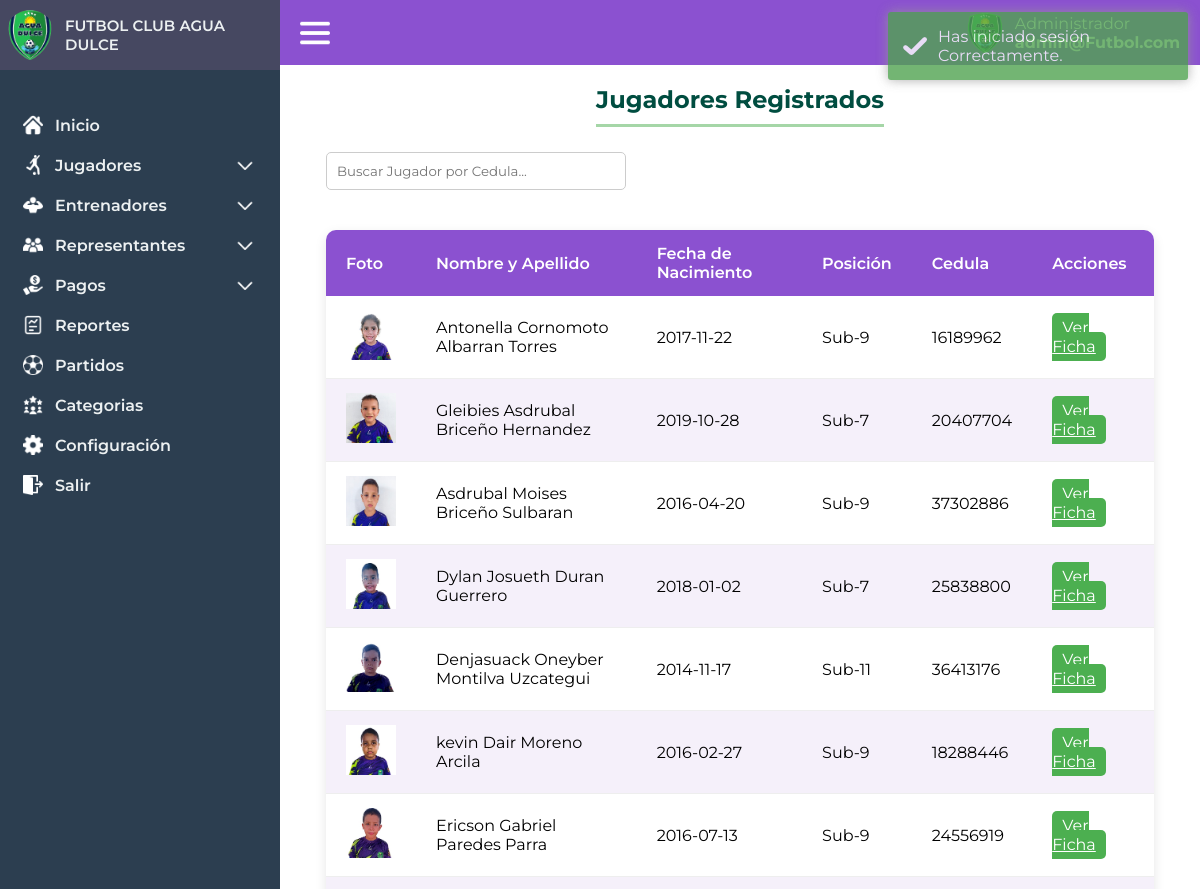
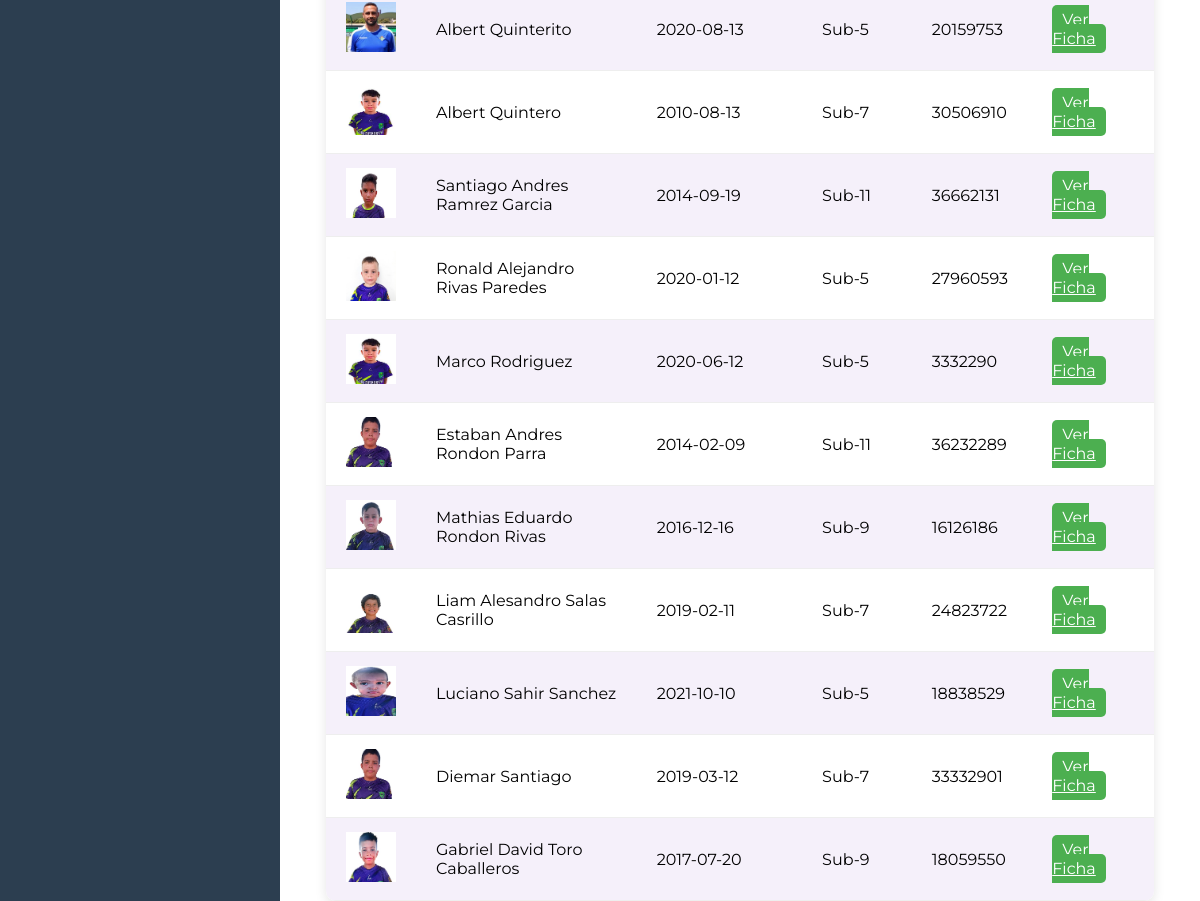
The app's page /administrador/listajugadores (signed in) with its own data (2 pictures, top to bottom).
### tables this page shows
CREATE TABLE `jugadores` (
  `id` int(11) NOT NULL,
  `partida_nacimiento` int(11) DEFAULT NULL,
  `cedula` int(8) DEFAULT NULL,
  `nombres` varchar(100) NOT NULL,
  `apellidos` varchar(100) NOT NULL,
  `fecha_nacimiento` date NOT NULL,
  `genero` char(1) NOT NULL CHECK (`genero` in ('M','F')),
  `categoria` varchar(20) NOT NULL,
  `nombre_camiseta` varchar(20) NOT NULL,
  `cedula_representante` bigint(20) NOT NULL,
  `foto` varchar(255) NOT NULL
);

CREATE TABLE `categorias` (
  `id` int(11) NOT NULL,
  `nombre_categoria` varchar(50) DEFAULT NULL,
  `periodo` varchar(20) DEFAULT NULL,
  `entrenador_id` int(11) DEFAULT NULL,
  `horario` varchar(100) DEFAULT NULL
);

### controlador/vistas.php (called while the page is built, shortened)
<?php
class vistas
{
    function vistan($vista){
        require "vistas/".$vista.".php";
    }
}
?>

### controlador/administrador.php (called while the page is built, shortened)
<?php
require_once "modelo/adminmodel.php";
class administrador extends vistas{
        public function listajugadores(){
            $this->jugadores = adminModel::getAllPlayers();
            $this->vistan('administrador/players_list');
        }
}
?>

### modelo/database.php (called while the page is built, shortened)
<?php
    class Database
    {
        public static function getDatabase(){
            try {
                $db = new PDO("mysql:host=localhost;dbname=futbolclub", "root", "");
                return $db;
            } catch (Exception $e) {
                return false;
            }
        }
    }
    ?>

### modelo/adminmodel.php (called while the page is built, shortened)
<?php
    require_once "database.php";
    class adminModel extends Database
    {
    public static function getAllPlayers() {
        try {
            $stmt = Database::getDatabase()->prepare("SELECT j.*, c.nombre_categoria FROM jugadores j JOIN categorias c ON j.categoria = c.id ORDER BY j.apellidos, j.nombres DESC");
            $stmt->execute();
            return $stmt->fetchAll(PDO::FETCH_ASSOC);
        } catch (PDOException $e) {
            return [];
        }
    }
}
?>

### vistas/administrador/players_list.php (the view, shortened to what this page needs)
<!DOCTYPE html>
<html lang="es">
<head>
    <link rel="stylesheet" href="/FutbolClub/assets/css/index.css">
    <link rel="stylesheet" href="/FutbolClub/assets/css/players.css">
    <link rel="stylesheet" href="/FutbolClub/assets/css/toastr.min.css">
</head>
<body>
    <?php include("vistas/layout/header.php") ?>
    <main class="index-main" id="index-main">
    <?php include('vistas/layout/session.php'); ?>
        <div class="playerlist-container">
            <h2>Jugadores Registrados</h2>
            <div class="playerlist-actions">
                <input type="text" id="search-player" placeholder="Buscar Jugador por Cedula..." onkeyup="filtrarTabla()">
            </div>
            <table class="player-table" id="player-table">
                <thead>
                    <tr>
                        <th>Foto</th>
                        <th>Nombre y Apellido</th>
                        <th>Fecha de Nacimiento</th>
                        <th>Posición</th>
                        <th>Cedula</th>
                        <th>Acciones</th>
                    </tr>
                </thead>
                <tbody id="player-list">
                    <?php
        if (empty($this->jugadores)) {
            echo '<tr><td colspan="6">No hay jugadores registrados.</td></tr>';
        } else {
            foreach ($this->jugadores as $jugador) {
                echo '<tr>';
                echo '<td> <img src="/FutbolClub/' . htmlspecialchars($jugador['foto']) . '" alt="Foto de ' . htmlspecialchars($jugador['nombres']) . '" class="player-list-img"></td>';
                echo '<td>' .htmlspecialchars($jugador['nombres']). ' ' . htmlspecialchars($jugador['apellidos']) . '</td>';
                echo '<td>' . htmlspecialchars($jugador['fecha_nacimiento']) . '</td>';
                echo '<td>' . htmlspecialchars($jugador['nombre_categoria']) . '</td>';
                echo '<td>' . htmlspecialchars($jugador['cedula']) . '</td>';
                echo '<td>
                        <a class="edit-button" href="informacionjugador&player=' . htmlspecialchars($jugador['cedula']) . '">Ver Ficha</a>
                      </td>';
                echo '</tr>';
            }
        }
        ?>
                </tbody>
            </table>
        </div>
    </main>
</body>
</html>

### assets/css/index.css (style rules this page uses)
* { box-sizing: border-box; margin: 0; padding: 0; font-family: "Montserrat", sans-serif; }
:root { --color-bg-dark:#2c3e50 ; --color-bg-dark2:#464861 ; }
.index-main { margin-left: 280px; transition: margin-left 0.3s ease-in-out; }
h2 { color: #004d40; border-bottom: 3px solid #a5d6a7; padding-bottom: 10px; margin-bottom: 25px; font-size: 24px; }

### assets/css/players.css (style rules this page uses)
.playerlist-container { display: flex; flex-direction: column; align-items: center; margin-top: 20px; }
.player-table { width: 90%; border-collapse: separate; border-spacing: 0; margin-top: 20px; font-family: 'Segoe UI', Tahoma, Geneva, Verdana, sans-serif; box-shadow: 0 4px 12px rgba(0,0,0,0.1); border-radius: 10px; overflow: hidden; }
.player-table th, .player-table td { padding: 14px 20px; text-align: left; }
.player-table th { background: #8b51d0; color: #fff; font-weight: 600; }
.player-table tr:nth-child(even) { background: #f5f0fa; }
.player-table tr:nth-child(odd) { background: #ffffff; }
.player-table td { border-bottom: 1px solid #eee; }
.player-table .edit-button, .player-table .delete-button { padding: 5px 10px; border: none; border-radius: 5px; cursor: pointer; }
.player-table .edit-button { background: #4CAF50; color: white; }
.playerlist-actions { display: flex; justify-content: space-between; width: 90%; margin-bottom: 20px; }
.playerlist-actions input[type="text"] { padding: 10px; border: 1px solid #ccc; border-radius: 5px; width: 300px; }
.player-list-img { width: 50px; height: 50px; object-fit: cover; }

### records on screen
jugadores: foto (picture), nombres "Antonella Cornomoto", apellidos "Albarran Torres", fecha_nacimiento "2017-11-22", categorias.nombre_categoria "Sub-9", cedula "16189962"
jugadores: foto (picture), nombres "Gleibies Asdrubal", apellidos "Briceño Hernandez", fecha_nacimiento "2019-10-28", categorias.nombre_categoria "Sub-7", cedula "20407704"
jugadores: foto (picture), nombres "Asdrubal Moises", apellidos "Briceño Sulbaran", fecha_nacimiento "2016-04-20", categorias.nombre_categoria "Sub-9", cedula "37302886"
jugadores: foto (picture), nombres "Dylan Josueth", apellidos "Duran Guerrero", fecha_nacimiento "2018-01-02", categorias.nombre_categoria "Sub-7", cedula "25838800"
jugadores: foto (picture), nombres "Denjasuack Oneyber", apellidos "Montilva Uzcategui", fecha_nacimiento "2014-11-17", categorias.nombre_categoria "Sub-11", cedula "36413176"
jugadores: foto (picture), nombres "kevin Dair", apellidos "Moreno Arcila", fecha_nacimiento "2016-02-27", categorias.nombre_categoria "Sub-9", cedula "18288446"
jugadores: foto (picture), nombres "Ericson Gabriel", apellidos "Paredes Parra", fecha_nacimiento "2016-07-13", categorias.nombre_categoria "Sub-9", cedula "24556919"
jugadores: foto (picture), nombres "Albert", apellidos "Quinterito", fecha_nacimiento "2020-08-13", categorias.nombre_categoria "Sub-5", cedula "20159753"
jugadores: foto (picture), nombres "Albert", apellidos "Quintero", fecha_nacimiento "2010-08-13", categorias.nombre_categoria "Sub-7", cedula "30506910"
jugadores: foto (picture), nombres "Santiago Andres", apellidos "Ramrez Garcia", fecha_nacimiento "2014-09-19", categorias.nombre_categoria "Sub-11", cedula "36662131"
jugadores: foto (picture), nombres "Ronald Alejandro", apellidos "Rivas Paredes", fecha_nacimiento "2020-01-12", categorias.nombre_categoria "Sub-5", cedula "27960593"
jugadores: foto (picture), nombres "Marco", apellidos "Rodriguez", fecha_nacimiento "2020-06-12", categorias.nombre_categoria "Sub-5", cedula "3332290"
jugadores: foto (picture), nombres "Estaban Andres", apellidos "Rondon Parra", fecha_nacimiento "2014-02-09", categorias.nombre_categoria "Sub-11", cedula "36232289"
jugadores: foto (picture), nombres "Mathias Eduardo", apellidos "Rondon Rivas", fecha_nacimiento "2016-12-16", categorias.nombre_categoria "Sub-9", cedula "16126186"
jugadores: foto (picture), nombres "Liam Alesandro", apellidos "Salas Casrillo", fecha_nacimiento "2019-02-11", categorias.nombre_categoria "Sub-7", cedula "24823722"
jugadores: foto (picture), nombres "Luciano Sahir", apellidos "Sanchez", fecha_nacimiento "2021-10-10", categorias.nombre_categoria "Sub-5", cedula "18838529"
jugadores: foto (picture), nombres "Diemar", apellidos "Santiago", fecha_nacimiento "2019-03-12", categorias.nombre_categoria "Sub-7", cedula "33332901"
jugadores: foto (picture), nombres "Gabriel David", apellidos "Toro Caballeros", fecha_nacimiento "2017-07-20", categorias.nombre_categoria "Sub-9", cedula "18059550"
